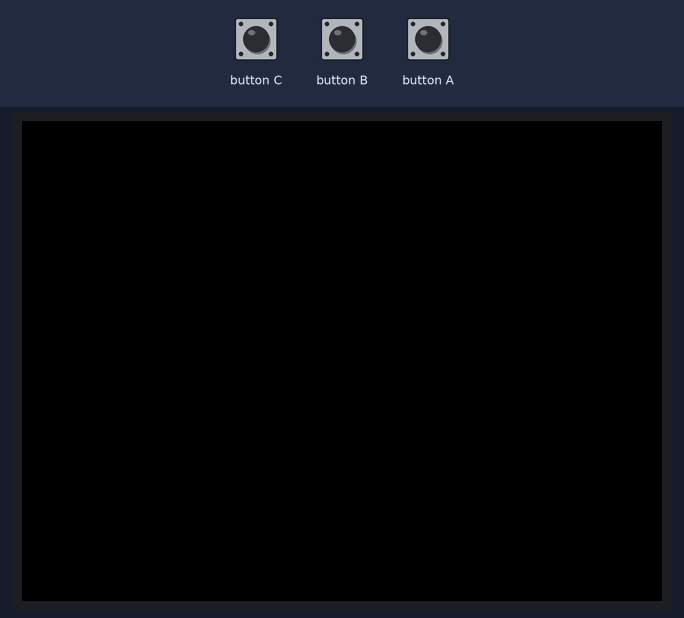
This sketch was run on a simulated ESP32. Shown: 320×240 colour display. The inputs (shaded band) are chosen by the test bench. What the sketch prints to the serial monitor is not drawn.

Above: at 1.3 s.
1.4 s: button B pressed for 0.25 s
At 2.2 s:
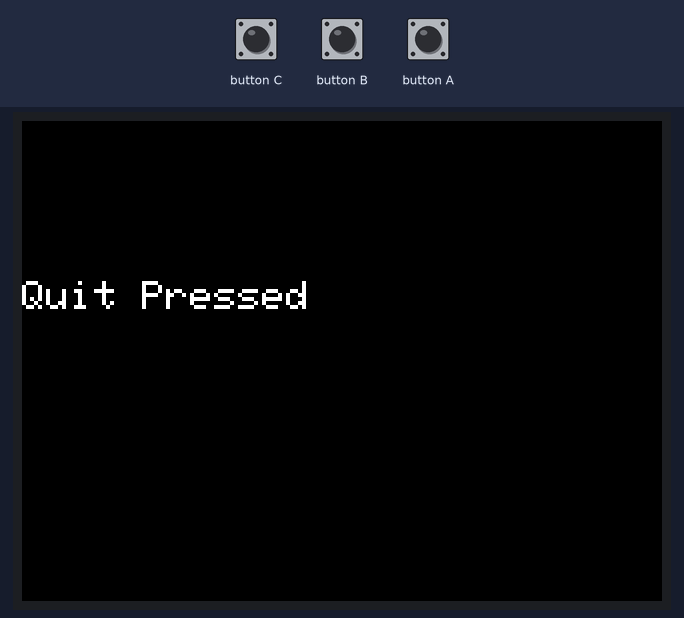
3.1 s: button A pressed for 0.25 s
At 4.0 s:
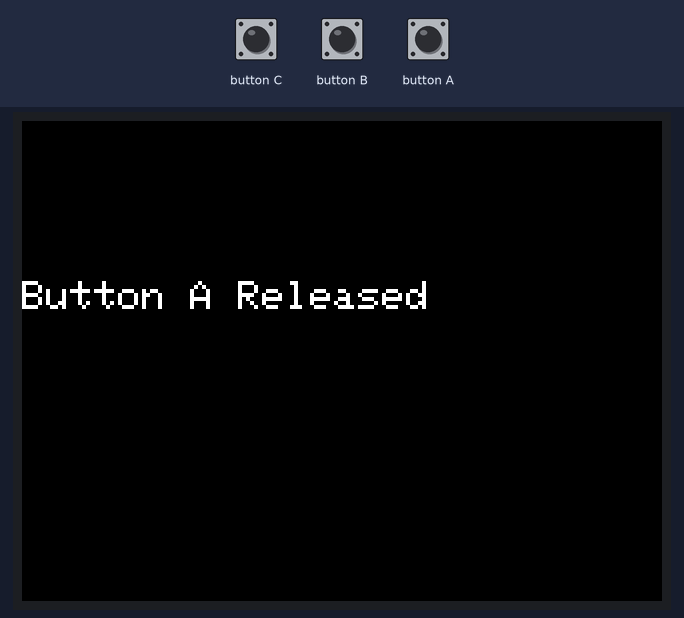
4.9 s: button B pressed for 1 s
At 5.7 s:
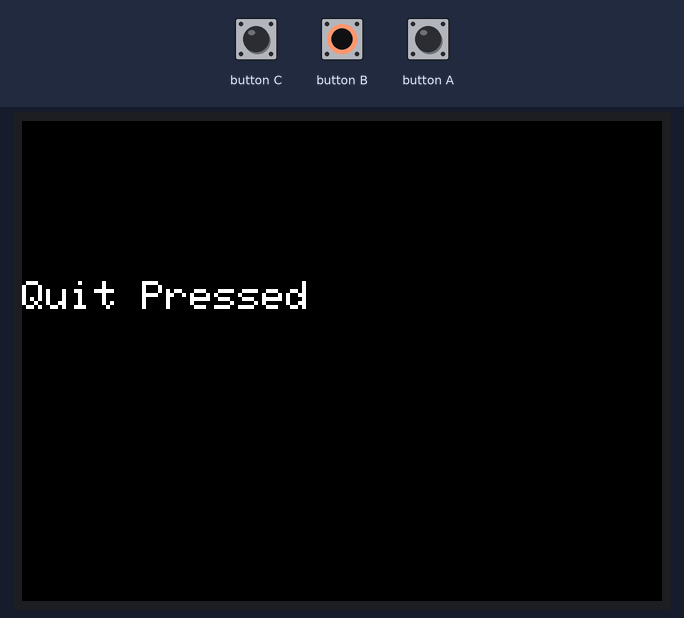
7.4 s: button A pressed for 1 s
At 9.2 s:
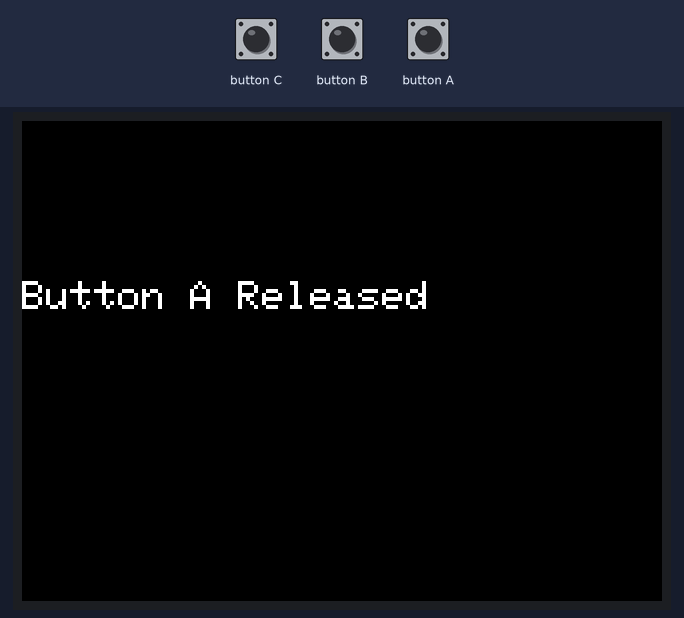
10.0 s: button B pressed for 3.2 s
At 11.0 s:
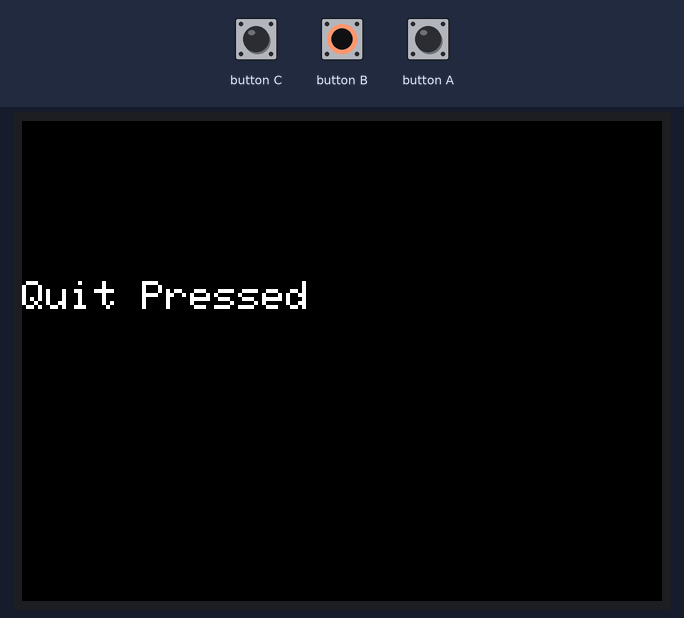
14.7 s: button A pressed for 3.2 s
At 18.3 s:
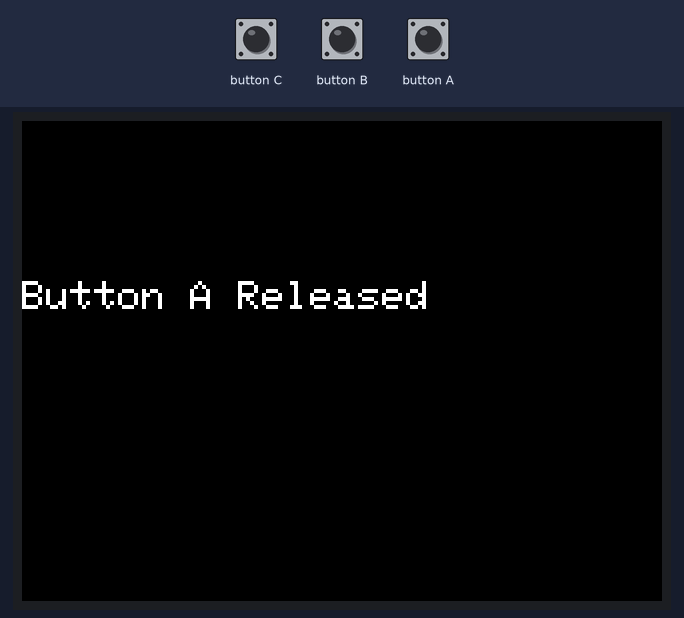
Timing chart, 0 to 19.8 s (numbered marks = the images above; inputs shaded):
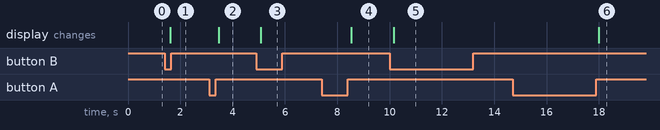

Measured:
- after the input at 1.4 s, the display: changes after 0.22 s (image 1)
- after the input at 3.1 s, the display: changes after 0.37 s (image 2)
- after the input at 4.9 s, the display: changes after 0.18 s (image 3)
- after the input at 7.4 s, the display: changes after 1.1 s (image 4)
- after the input at 10.0 s, the display: changes after 0.15 s (image 5)
- after the input at 14.7 s, the display: changes after 3.3 s (image 6)

The sketch:

m5resource.ino.ino
```cpp
//jan israel charrez gomez
#include "M5Unified.h"
#include "M5GFX.h"

M5Canvas canvas(&M5.Display);

#pragma pack(1)
typedef struct {
  uint16_t cpu;
  uint8_t mem;
  uint8_t battery;
} StatsPacket;

void setup() {
  M5.begin();
  Serial.begin(115200);
  M5.Display.setRotation(1);
  canvas.createSprite(M5.Display.width(),M5.Display.height());
  canvas.setTextSize(2);
}
void loop() {
  M5.update();
  if(Serial.available() > sizeof(StatsPacket)){
    StatsPacket pkt;
    Serial.readBytes((uint8_t*)&pkt, sizeof(pkt));
    canvas.setCursor(0, 20);
    canvas.printf("CPU: %u", pkt.cpu);
    canvas.setCursor(0, 40);
    canvas.printf("Mem: %u", pkt.mem);
    canvas.setCursor(0, 60);
    canvas.printf("Battery: %u", pkt.battery);
  }
  if (M5.BtnA.wasPressed()) {
    Serial.write(0x01);
    canvas.setCursor(0,80);
    if(Serial.available() > sizeof(StatsPacket)){
      StatsPacket pkt;
      Serial.readBytes((uint8_t*)&pkt, sizeof(pkt));
      Serial.write(0x01);
      Serial.printf("CPU: %u", pkt.cpu);
      Serial.printf("Mem: %u", pkt.mem);
      Serial.printf("Batery: %u", pkt.battery);
      Serial.print("Button A Pressed");
    }
  }
  if (M5.BtnA.wasReleased()) {
    canvas.clear();
    Serial.write(0x02);
    canvas.setCursor(0, 80);
    canvas.print("Button A Released");
  }
  if (M5.BtnB.isPressed()) {
    canvas.clear();
    Serial.write(0xFF);
    canvas.setCursor(0, 80);
    canvas.print("Quit Pressed");
  }
  canvas.pushSprite(0,0);
}
```
